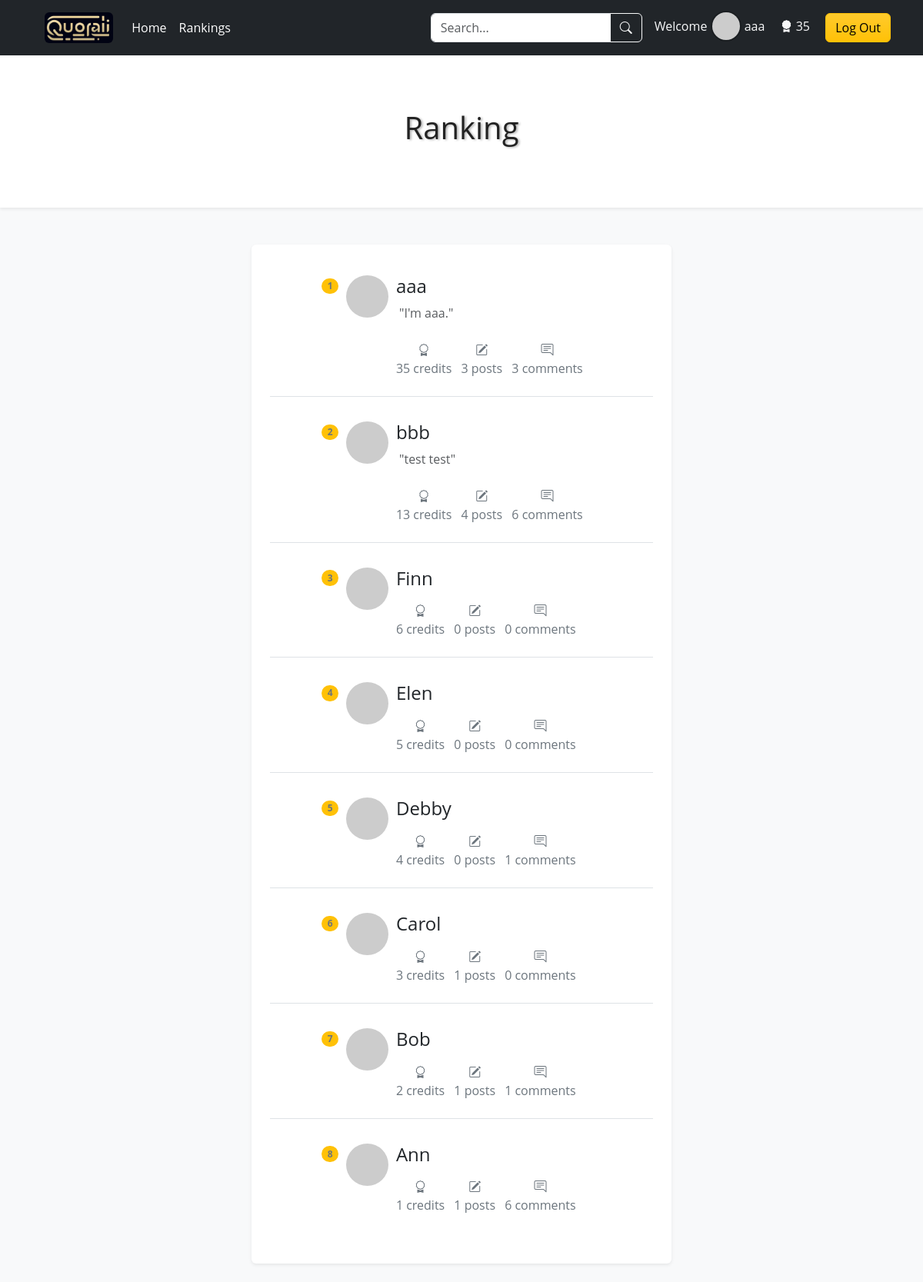
Page /ranking-page (signed in) on the committed database.
### app/models.py (models this page shows, shortened)
class User(db.Model, UserMixin):
    id = db.Column(db.Integer, primary_key=True)
    username = db.Column(db.String(16), index=True, unique=True)
    email = db.Column(db.String(64), index=True, unique=True)
    password_hash = db.Column(db.String(256))
    credit = db.Column(db.Integer, default=0)
    bio = db.Column(db.String(1024))
    posts = db.relationship('Post', backref='author', lazy=True)
    comments = db.relationship('Comment', backref='author', lazy='dynamic')

### app/routes.py (the view)
@app.route('/ranking-page')
def rankingPage():
    users = User.query.order_by(desc(User.credit)).all()
    for user in users:
        user.robohash_url = robohash_url(user.email)
    return render_template("ranking-page.html", title='Ranking page', users=users)

### app/__init__.py (called while the page is built)
@login_manager.user_loader
def load_user(user_id):
    user = User.query.get(user_id)
    return user

### app/routes.py (called while the page is built)
def robohash_url(text):
    return f"https://robohash.org/{text}"

### app/templates/ranking-page.html (shortened to what this page needs)
{% extends "base.html" %}
{% block style %}
<link rel="stylesheet" href="{{ url_for('static', filename='css/ranking-page.css') }}" />
{% endblock %}
{% block main %}
<div class="bg-light cv">
  <header class="text-center bg-white p-4 shadow-sm">
      <h1 class="danger-text py-5">Ranking</h1>
  </header>
  <div class="container mt-5">
      <div class="row clearfix">
          <div class="col-md-6 offset-md-3 column">
              <section class="p-4 mb-4 bg-white rounded shadow-sm box box-odd">
                  <ul class="list-group list-group-flush">
                    {% for user in users %}
                    <li class="list-group-item mt-2 mb-3">
                      <div class="col-md-10 offset-md-1 column row clearfix list-margin border-0">
                          <div class="col-md-1 column">
                            <span class="text-secondary badge rounded-pill bg-warning">{{ loop.index }}</span>
                          </div>
                          <div class="col-md-2 column">
                            <img alt="Profile Picture" src= "{{ user.robohash_url }}" class="rounded-circle" style="height: 55px; width: 55px;"/>
                          </div>
                          <div class="col-md-9 column">
                              <h4>{{ user.username }}</h4>
                              {% if user.bio %}
                              <p class="text-muted">&nbsp;"{{ user.bio }}"</p>
                              {% endif %}
                              <ul class="list-inline">
                                <li class="text-secondary list-inline-item text-center mt-2">
                                  <i class="bi bi-award"></i>
                                  <p>{{ user.credit }} credits</p>
                                </li>
                                <li class="text-secondary list-inline-item text-center">
                                  <i class="bi bi-pencil-square"></i>
                                  <p>{{ user.posts|length }} posts</p>
                                </li>
                                <li class="text-secondary list-inline-item text-center">
                                  <i class="bi bi-chat-right-text"></i>
                                  <p>{{ user.comments.all()|length }} comments</p>
                                </li>
                              </ul>
                          </div>
                        </div>
                    </li>
                    {% endfor %}
                  </ul>
              </section>
          </div>
      </div>
  </div>
</div>
{% endblock %}

### app/templates/base.html (shortened to what this page needs)
<!DOCTYPE html>
<html lang="en">
<head>
   <link href="https://cdn.jsdelivr.net/npm/bootstrap@5.3.3/dist/css/bootstrap.min.css" rel="stylesheet">
   <link rel="stylesheet" href="https://cdn.jsdelivr.net/npm/bootstrap-icons@1.11.3/font/bootstrap-icons.min.css">
   <link rel="stylesheet" href="{{ url_for('static', filename='css/base.css') }}">
    {% block style %}{% endblock %}
</head>
<body>
    <header class="p-3 bg-dark text-white fixed-top">
        <div class="container">
            <div class="d-flex flex-wrap align-items-center justify-content-center justify-content-lg-start">
                <a href="/" class="d-flex align-items-center mb-2 mb-lg-0 mx-3 text-white text-decoration-none">
                    <img alt="logo" src="{{ url_for('static', filename='img/4501715747379_.pic.jpg') }}" class="rounded logo" />
                </a>
                <ul class="nav col-12 col-lg-auto me-lg-auto mb-2 justify-content-center mb-md-0">
                    <li><a href="/" class="nav-link px-2 text-white">Home</a></li>
                    <li><a href="{{ url_for('rankingPage') }}" class="nav-link px-2 text-white">Rankings</a></li>
                </ul>
                <form class="col-12 col-lg-auto mb-3 mb-lg-0 me-lg-3" method="get" action="{{ url_for('search') }}">
                    <div class="input-group">
                        <input type="search" class="form-control form-control-dark" placeholder="Search..." aria-label="Search" name="search_keywords">
                        <button class="btn btn-outline-light" type="submit"><i class="bi bi-search"></i>
                        </button>
                    </div>
                </form>
                <div class="text-end">
                    {% if current_user.is_authenticated %}
                    <div class="user-info">
                        <span class="text-light me-3">Welcome
                            <img alt="Avatar" src='https://robohash.org/{{ current_user.email }}' class="rounded-circle" style="width: 40px; height: 40px; border: rgba(0, 0, 0, 0.2) 2.5px solid; margin-top: -5px;" />
                            <a href="{{ url_for('personalProfile') }}" style="text-decoration: none; color: inherit;" onmouseover="this.style.color='#FFA500'" onmouseout="this.style.color='inherit'">{{ current_user.username }}</a>
                    </span>
                        <span class="text-light me-3"><i class="bi bi-award-fill"></i> {{ current_user.credit }}</span>
                        <a class="btn btn-warning bg-gradient" href="{{ url_for('logout') }}">Log Out</a>
                    </div>
                    {% else %}
                    <button type="button" id="loginButton" class="btn btn-outline-light me-2" data-bs-toggle="modal" data-bs-target="#ModalToggle">Login</button>
                    <button type="button" class="btn btn-warning" data-bs-toggle="modal" data-bs-target="#staticBackdrop" id="registerbtn">Sign-up</button>
                    {% endif %}
                </div>
            </div>
        </div>
    </header>
    <main>
        {% block main %}{% endblock %}
    </main>
</body>
</html>

### app/static/css/base.css (style rules this page uses)
* { box-sizing: border-box; margin: 0; padding: 0; }
body { font-family: 'Open Sans', sans-serif; color: #222; overflow-x: hidden; }
.logo { height: 40px; opacity: 0.95; }

### app/static/css/ranking-page.css (style rules this page uses)
main { margin-top: 70px; }
h1 { text-shadow: 2px 1px 3px rgba(0, 0, 0, 0.304); }

### rows in the picture
User: username "aaa", credit "35", bio "I'm aaa.", posts|length "3", comments.all|length "3"
User: username "bbb", bio "test test", credit "13", posts|length "4", comments.all|length "6"
User: username "Finn", credit "6", posts|length "0", comments.all|length "0"
User: username "Elen", credit "5", posts|length "0", comments.all|length "0"
User: username "Debby", credit "4", posts|length "0", comments.all|length "1"
User: username "Carol", credit "3", posts|length "1", comments.all|length "0"
User: username "Bob", credit "2", posts|length "1", comments.all|length "1"
User: username "Ann", credit "1", posts|length "1", comments.all|length "6"
